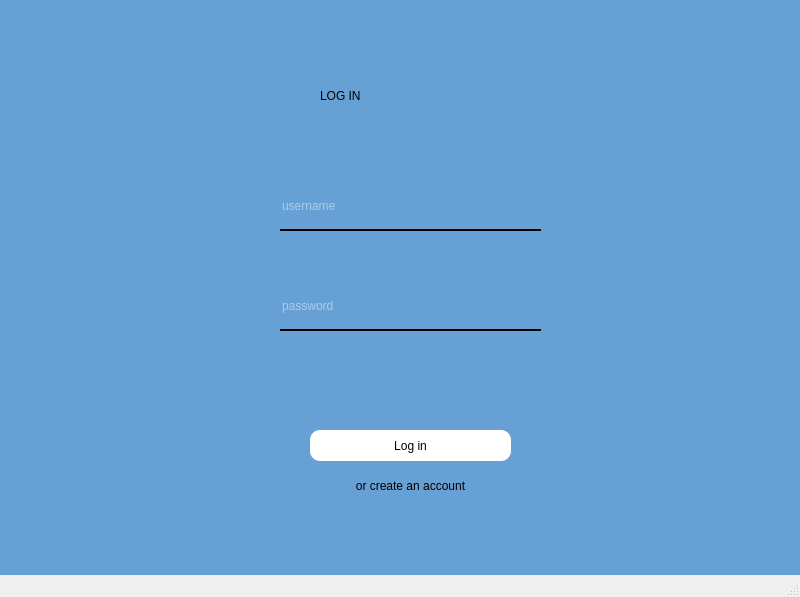
<?xml version="1.0" encoding="UTF-8"?>
<ui version="4.0">
 <class>MainWindow</class>
 <widget class="QMainWindow" name="MainWindow">
  <property name="geometry">
   <rect>
    <x>0</x>
    <y>0</y>
    <width>800</width>
    <height>597</height>
   </rect>
  </property>
  <property name="windowTitle">
   <string>MainWindow</string>
  </property>
  <widget class="QWidget" name="centralwidget">
   <widget class="QWidget" name="navigationBG" native="true">
    <property name="geometry">
     <rect>
      <x>-30</x>
      <y>-30</y>
      <width>921</width>
      <height>751</height>
     </rect>
    </property>
    <property name="styleSheet">
     <string notr="true">background-color: rgb(103, 160, 213);



</string>
    </property>
    <widget class="QLabel" name="label">
     <property name="geometry">
      <rect>
       <x>350</x>
       <y>80</y>
       <width>161</width>
       <height>91</height>
      </rect>
     </property>
     <property name="styleSheet">
      <string notr="true">font: 50pt &quot;Bebas Neue&quot;;

</string>
     </property>
     <property name="text">
      <string>LOG IN</string>
     </property>
    </widget>
    <widget class="QLineEdit" name="crew_user">
     <property name="geometry">
      <rect>
       <x>310</x>
       <y>220</y>
       <width>261</width>
       <height>41</height>
      </rect>
     </property>
     <property name="styleSheet">
      <string notr="true">background-color:rgba(0,0,0,0);
border: none;
border-bottom:2px solid rgb(0, 0, 0);
color:rgba(255,255,255,230);
padding-bottom:7px;</string>
     </property>
     <property name="placeholderText">
      <string>username</string>
     </property>
    </widget>
    <widget class="QLineEdit" name="crew_pass">
     <property name="geometry">
      <rect>
       <x>310</x>
       <y>320</y>
       <width>261</width>
       <height>41</height>
      </rect>
     </property>
     <property name="styleSheet">
      <string notr="true">background-color:rgba(0,0,0,0);
border: none;
border-bottom:2px solid rgb(0, 0, 0);
color:rgba(255,255,255,230);
padding-bottom:7px;</string>
     </property>
     <property name="placeholderText">
      <string>password</string>
     </property>
    </widget>
    <widget class="QPushButton" name="enter">
     <property name="geometry">
      <rect>
       <x>340</x>
       <y>460</y>
       <width>201</width>
       <height>31</height>
      </rect>
     </property>
     <property name="styleSheet">
      <string notr="true">QPushButton{
background-color: white;
text-size: 10px;
border-radius: 10px;
}

QPushButton:hover{
	color:rgb(73, 147, 221);
	background-color: rgb(13, 27, 38);
}</string>
     </property>
     <property name="text">
      <string>Log in</string>
     </property>
    </widget>
    <widget class="QPushButton" name="signUpButton">
     <property name="geometry">
      <rect>
       <x>340</x>
       <y>500</y>
       <width>201</width>
       <height>31</height>
      </rect>
     </property>
     <property name="styleSheet">
      <string notr="true">QPushButton{
background-color: white;
text-size: 10px;
border-radius: 10px;
}

QPushButton:hover{
	color:rgb(73, 147, 221);
	background-color: rgb(13, 27, 38);
}
#signUpButton {
background-color: TRANSPARENT;
}
#signUpButton:hover{
color: rgb(0, 0, 255);
}</string>
     </property>
     <property name="text">
      <string>or create an account</string>
     </property>
    </widget>
   </widget>
  </widget>
  <widget class="QMenuBar" name="menubar">
   <property name="geometry">
    <rect>
     <x>0</x>
     <y>0</y>
     <width>800</width>
     <height>21</height>
    </rect>
   </property>
  </widget>
  <widget class="QStatusBar" name="statusbar"/>
 </widget>
 <resources/>
 <connections/>
</ui>
